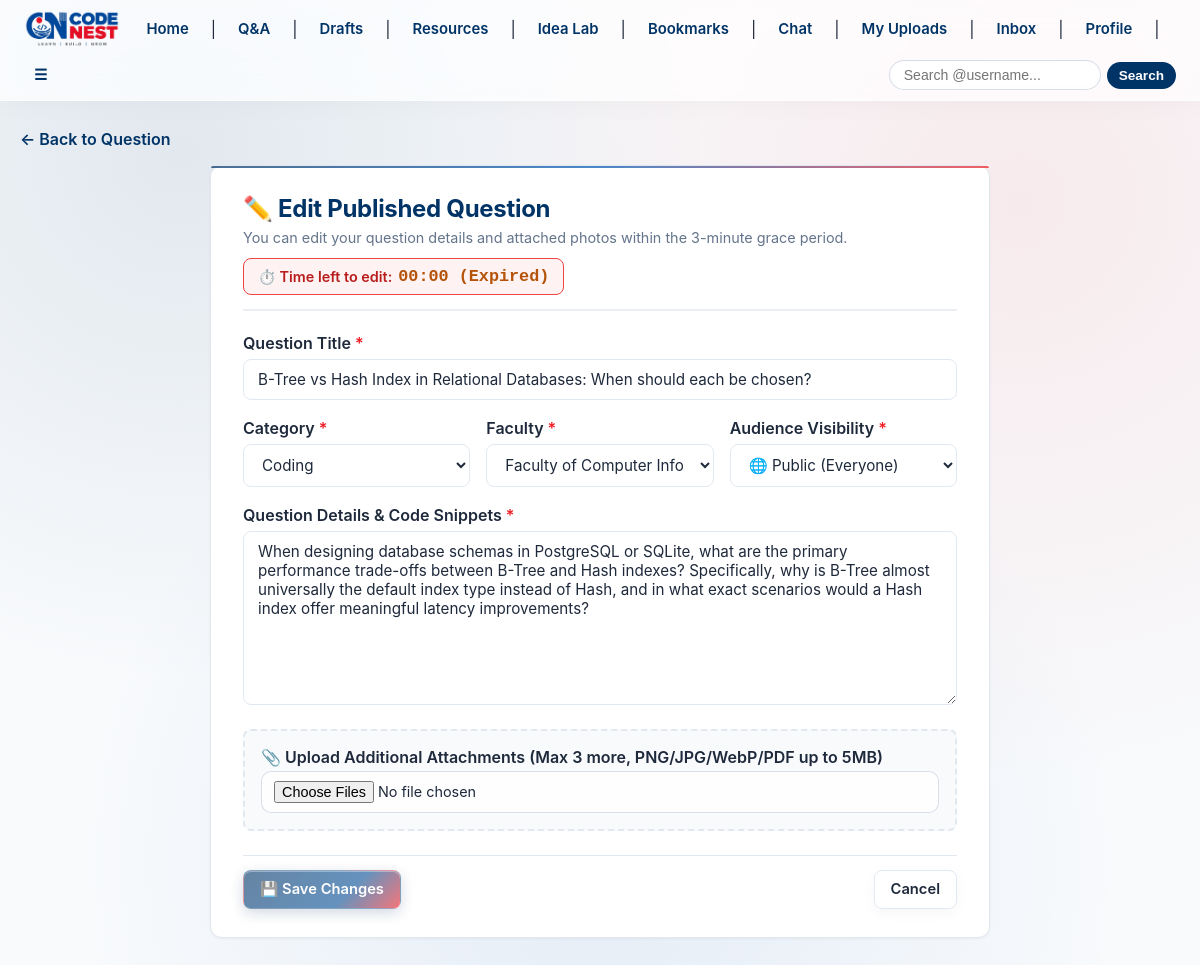
/qa/1/edit (signed in), run on the app's committed database.
### models.py (models this page shows, shortened)
class Question(db.Model):
    __tablename__ = 'questions'
    __table_args__ = (
        db.CheckConstraint(f"faculty IN {tuple(FACULTY_CODES)}", name='ck_question_faculty_valid'),
    )
    id = db.Column(db.Integer, primary_key=True)
    title = db.Column(db.String(150), nullable=False)
    content = db.Column(db.Text, nullable=False)
    category = db.Column(db.String(50), nullable=False, default='General')
    faculty = db.Column(db.String(10), nullable=False, default=FACULTY_CODES[0])
    views = db.Column(db.Integer, nullable=False, default=0)
    visibility = db.Column(db.String(20), default='public', nullable=False)  # 'public', 'friends'
    is_draft = db.Column(db.Boolean, default=False, nullable=False)
    author_id = db.Column(db.Integer, db.ForeignKey('users.id', name='fk_questions_author_id'), nullable=False)
    best_answer_id = db.Column(
        db.Integer,
        db.ForeignKey('answers.id', name='fk_questions_best_answer_id', use_alter=True),
        nullable=True
    )
    created_at = db.Column(db.DateTime, default=lambda: datetime.now(timezone.utc))
    author = db.relationship('User', backref=db.backref('questions', lazy=True))
    answers = db.relationship(
        'Answer',
        foreign_keys='Answer.question_id',
        back_populates='question',
        cascade='all, delete-orphan',
        lazy=True
    )
    best_answer = db.relationship('Answer', foreign_keys=[best_answer_id], post_update=True)
    attachments = db.relationship(
        'QAAttachment',
        foreign_keys='QAAttachment.question_id',
        back_populates='question',
        cascade='all, delete-orphan',
        lazy=True
    )
    def seconds_remaining_to_edit(self):
        if self.is_draft:
            return 180
        if not self.created_at:
            return 0
        created = self.created_at
        if created.tzinfo is None:
            created = created.replace(tzinfo=timezone.utc)
        now = datetime.now(timezone.utc)
        diff = (now - created).total_seconds()
        remaining = 180 - diff
        return max(0, int(remaining))
    def can_edit(self, user):
        if not user or not user.is_authenticated:
            return False
        if user.is_admin():
            return True
        if user.id != self.author_id:
            return False
        if self.is_draft:
            return True
        return self.seconds_remaining_to_edit() > 0

### app.py (the view, shortened to what this page needs)
@app.route('/qa/<int:question_id>/edit', methods=['GET', 'POST'])
@login_required
def edit_question(question_id):
    question = db.session.get(Question, question_id)
    if not question:
        flash('Question not found.', 'danger')
        return redirect(url_for('qa_list'))
    if question.is_draft:
        return redirect(url_for('qa_edit_draft', draft_id=question.id))
    if not question.can_edit(current_user):
        if question.author_id == current_user.id:
            flash('The 3-minute grace period to edit this question has expired.', 'warning')
        else:
            flash('You are not authorized to edit this question.', 'danger')
        return redirect(url_for('qa_detail', question_id=question.id))
    form = EditQuestionForm(obj=question)
    return render_template('qa/edit_question.html', form=form, question=question)

### forms.py
class EditQuestionForm(FlaskForm):
    title = StringField('Title', validators=[DataRequired(), Length(min=5, max=150), NoProfanity()])
    category = SelectField('Category', choices=QUESTION_CATEGORIES, validators=[DataRequired()])
    faculty = SelectField('Faculty', choices=FACULTIES, validators=[DataRequired()])
    visibility = SelectField('Visibility Audience', choices=POST_VISIBILITY_CHOICES, default='public', validators=[DataRequired()])
    content = TextAreaField('Question Details', validators=[DataRequired(), Length(min=10), NoProfanity()])
    screenshots = MultipleFileField('Attachments (Optional, max 3, up to 5MB each, PNG/JPG/WebP/PDF)')
    submit = SubmitField('Update Question')

### app.py (called while the page is built, shortened)
@login_manager.user_loader
def load_user(user_id):
    return db.session.get(User, int(user_id))

@app.context_processor
def inject_global_vars():
    return {
        'app_name': 'CodeNest',
        'current_year': datetime.now(timezone.utc).year
    }

@app.context_processor
def inject_global_vars():
    return dict(app_name="Codenest")

@app.before_request
def check_account_restrictions():
    if current_user.is_authenticated:
        try:
            db.session.refresh(current_user)
        except Exception:
            pass
        is_restricted = False
        message = ""
        if current_user.is_banned:
            is_restricted = True
            message = "This account has been permanently banned from CodeNest."
        else:
            is_susp, susp_date, susp_reason = current_user.get_suspension_status()
            if is_susp:
                is_restricted = True
                date_str = susp_date.strftime('%Y-%m-%d %H:%M UTC') if hasattr(susp_date, 'strftime') else str(susp_date)
                reason_str = f" Reason: {susp_reason}" if susp_reason else ""
                message = f"Your account is temporarily suspended until {date_str}.{reason_str}"

@app.after_request
def set_security_cache_headers(response):
    content_type = response.headers.get('Content-Type', '')
    if 'text/html' in content_type or current_user.is_authenticated:
        response.headers['Cache-Control'] = 'no-store, no-cache, must-revalidate, post-check=0, pre-check=0, max-age=0'
        response.headers['Pragma'] = 'no-cache'
        response.headers['Expires'] = '-1'
    return response

### models.py (called while the page is built, shortened)
    def is_admin(self):
        return bool(self.role and self.role.strip().lower() == 'admin')

    def is_suspended(self):
        return False

### templates/qa/edit_question.html (shortened to what this page needs)
{% extends "base.html" %}
{% block content %}
<div class="qa-container">
<div style="margin-bottom: 16px;">
    <a href="{{ url_for('qa_detail', question_id=question.id) }}" style="color: var(--primary-blue); font-weight: 600; display: inline-flex; align-items: center; gap: 4px; text-decoration: none;">
        &larr; Back to Question
    </a>
</div>
<div class="qa-card" style="max-width: 780px; margin: 0 auto; padding: 28px 32px;">
    <div style="border-bottom: 2px solid var(--primary-blue-subtle); padding-bottom: 14px; margin-bottom: 22px;">
        <div style="display: flex; justify-content: space-between; align-items: flex-start; gap: 12px; flex-wrap: wrap;">
            <div>
                <h2 style="margin: 0; color: var(--primary-blue); font-size: 1.5rem;">✏️ Edit Published Question</h2>
                <p style="margin: 6px 0 0 0; color: var(--text-muted); font-size: 0.9rem;">
                    You can edit your question details and attached photos within the 3-minute grace period.
                </p>
            </div>
            <div id="edit-timer-container" style="background: #FEF3C7; border: 1px solid #F59E0B; color: #92400E; padding: 8px 14px; border-radius: 8px; font-weight: 600; font-size: 0.9rem; display: flex; align-items: center; gap: 6px;">
                <span>⏱️ Time left to edit:</span>
                <span id="countdown-timer" style="font-family: monospace; font-size: 1.05rem; color: #B45309;">--:--</span>
            </div>
        </div>
    </div>
    <form method="POST" action="{{ url_for('edit_question', question_id=question.id) }}" enctype="multipart/form-data" id="edit-question-form">
        <div style="margin-bottom: 18px;">
            <label style="display: block; font-weight: 600; margin-bottom: 6px; color: var(--text-color);">
                Question Title <span style="color: var(--primary-red);">*</span>
            </label>
            {{ form.title(style="width: 100%;") }}
        </div>
        <div style="display: grid; grid-template-columns: repeat(auto-fit, minmax(200px, 1fr)); gap: 16px; margin-bottom: 18px;">
            <div>
                <label style="display: block; font-weight: 600; margin-bottom: 6px; color: var(--text-color);">
                    Category <span style="color: var(--primary-red);">*</span>
                </label>
                {{ form.category(style="width: 100%;") }}
            </div>
            <div>
                <label style="display: block; font-weight: 600; margin-bottom: 6px; color: var(--text-color);">
                    Faculty <span style="color: var(--primary-red);">*</span>
                </label>
                {{ form.faculty(style="width: 100%;") }}
            </div>
            <div>
                <label style="display: block; font-weight: 600; margin-bottom: 6px; color: var(--text-color);">
                    Audience Visibility <span style="color: var(--primary-red);">*</span>
                </label>
                {{ form.visibility(style="width: 100%;") }}
            </div>
        </div>
        <div style="margin-bottom: 20px;">
            <label style="display: block; font-weight: 600; margin-bottom: 6px; color: var(--text-color);">
                Question Details & Code Snippets <span style="color: var(--primary-red);">*</span>
            </label>
            {{ form.content(rows=8, style="width: 100%;") }}
        </div>
        {% if question.attachments|length < 3 %}
            <div style="margin-bottom: 24px; padding: 16px; border: 2px dashed var(--border-color); border-radius: 8px; background: var(--bg-color);">
                <label style="display: block; font-weight: 600; color: var(--text-color); margin-bottom: 4px;">
                    📎 Upload Additional Attachments (Max {{ 3 - question.attachments|length }} more, PNG/JPG/WebP/PDF up to 5MB)
                </label>
                {{ form.screenshots(style="font-size: 0.9rem; color: var(--text-color); width: 100%;") }}
            </div>
        {% endif %}
        <div style="display: flex; gap: 10px; align-items: center; flex-wrap: wrap; padding-top: 14px; border-top: 1px solid var(--border-color);">
            <button type="submit" class="btn btn-primary" id="save-btn">
                💾 Save Changes
            </button>
            <a href="{{ url_for('qa_detail', question_id=question.id) }}" class="btn btn-secondary" style="margin-left: auto;">
                Cancel
            </a>
        </div>
    </form>
</div>
</div>
{% endblock %}

### templates/base.html (style rules this page uses)
* { box-sizing: border-box; }
body { font-family: -apple-system, BlinkMacSystemFont, "Segoe UI", Roboto, "Helvetica Neue", Arial, sans-serif; margin: 0; padding: 0; color: #0f172a; background: radial-gradient(circle at 15% 15%, rgba(0, 51, 102, 0.09) 0%, transparent 40%), radial-gradient(circle at 85% 20%, rgba(237, 28, 36, 0.07) 0%, transparent 45%), radial-gradient(circle at 50% 85%, rgba(0, 79, 182, 0.08) 0%, transparent 50%), #f6f8fc; background-attachment: fixed; min-height: 100vh; }
.content-wrap h2 { color: #003366; letter-spacing: -0.3px; }
.content-wrap :where(input, select, textarea) { padding: 9px 12px; border: 1px solid rgba(0,51,102,0.15); border-radius: 10px; background: rgba(255,255,255,0.8); font: inherit; color: inherit; }
.content-wrap :where(button, input[type="submit"]) { padding: 10px 18px; border: 0; border-radius: 12px; background: linear-gradient(135deg,#003366,#004FB6); color: #fff; font-weight: 700; cursor: pointer; transition: transform .2s ease, box-shadow .2s ease; }
.btn-primary { background: linear-gradient(135deg,#003366,#004FB6); color: #fff; box-shadow: 0 6px 20px rgba(0,51,102,0.28); }
.btn-secondary { background: rgba(255,255,255,0.75); color: #003366; border: 1px solid rgba(255,255,255,0.9); box-shadow: 0 4px 14px rgba(0,0,0,0.04); }

### templates/qa/_qa_styles.html (style rules this page uses)
:root { --primary-blue: #003366; --primary-blue-hover: #002244; --primary-blue-subtle: rgba(0, 51, 102, 0.08); --primary-red: #ED1C24; --primary-red-hover: #C9141B; --primary-red-subtle: rgba(237, 28, 36, 0.08); --brand-gradient: linear-gradient(135deg, #003366 0%, #004b93 65%, #ED1C24 100%); --brand-gradient-hover: linear-gradient(135deg, #004080 0%, #005bb3 60%, #ff2b34 100%); --brand-accent-line: linear-gradient(90deg, #003366 0%, #0056b3 50%, #ED1C24 100%); --text-color: #1e293b; --text-muted: #64748b; --bg-color: #f8fafc; --surface-card: #ffffff; --surface-glass: rgba(255, 255, 255, 0.82); --border-color: #e2e8f0; --border-card: #e2e8f0; --shadow-sm: 0 1px 3px rgba(0, 0, 0, 0.05); --shadow-md: 0 4px 14px -2px rgba(0, 51, 102, 0.1), 0 2px 6px -1px rgba(237, 28, 36, 0.05); --shadow-lg: 0 14px 30px -4px rgba(0, 51, 102, 0.15), 0 4px 12px -2px rgba(237, 28, 36, 0.08); --code-bg: #0f172a; --code-text: #e2e8f0; --code-border: #334155; }
html, body { background-color: var(--bg-color); color: var(--text-color); transition: background-color 0.25s ease, color 0.25s ease; }
.qa-container { color: var(--text-color); transition: background-color 0.3s ease, color 0.3s ease; padding: 4px 0 24px 0; min-height: 80vh; }
.qa-container input[type="text"], .qa-container input[type="password"], .qa-container input[type="email"], .qa-container input[type="search"], .qa-container select, .qa-container textarea, .qa-card input[type="text"], .qa-card select, .qa-card textarea, .qa-filter-bar input[type="text"], .qa-filter-bar select { box-sizing: border-box; padding: 10px 14px; border: 1px solid var(--border-color); border-radius: 8px; background-color: var(--surface-card); color: var(--text-color); font-size: 0.95rem; font-family: inherit; outline: none; backdrop-filter: blur(8px); -webkit-backdrop-filter: blur(8px); transition: all 0.2s ease; }
.btn { display: inline-flex; align-items: center; justify-content: center; gap: 6px; padding: 8px 16px; border-radius: 8px; font-size: 0.92rem; font-weight: 600; text-decoration: none; cursor: pointer; border: 1px solid transparent; transition: all 0.2s ease; line-height: 1.4; font-family: inherit; }
.btn-primary { background: var(--brand-gradient) !important; color: #ffffff !important; border: 1px solid rgba(255, 255, 255, 0.2) !important; box-shadow: 0 4px 14px rgba(0, 51, 102, 0.3), inset 0 1px 0 rgba(255, 255, 255, 0.35) !important; }
.btn-secondary { background: var(--surface-glass) !important; color: var(--text-color) !important; border: 1px solid var(--border-color) !important; backdrop-filter: blur(10px) !important; -webkit-backdrop-filter: blur(10px) !important; }
.qa-card, .qa-answer-card { background-color: var(--surface-card); backdrop-filter: blur(16px); -webkit-backdrop-filter: blur(16px); border: 1px solid var(--border-card); border-radius: 12px; padding: 22px 26px; box-shadow: var(--shadow-sm); transition: all 0.25s ease; position: relative; }
.qa-card::before, .qa-answer-card::before { content: ''; position: absolute; top: 0; left: 0; right: 0; height: 2px; background: var(--brand-accent-line); opacity: 0.7; border-radius: 12px 12px 0 0; }

### data on the page
Question: title "B-Tree vs Hash Index in Relational Databases: When should each be chosen?", category "Coding", faculty "Faculty of Computer Information", visibility "🌐 Public (Everyone)", content "When designing database schemas in PostgreSQL or SQLite, what are the primary performance trade-offs between B-Tree and Hash indexes? Specifically, why is B-Tree almost universally the default index type instead of Hash, and in what exact scenarios would a Hash index offer meaningful latency improvements?"

### other printed values
{{ 3 - question.attachments|length }} "3"
